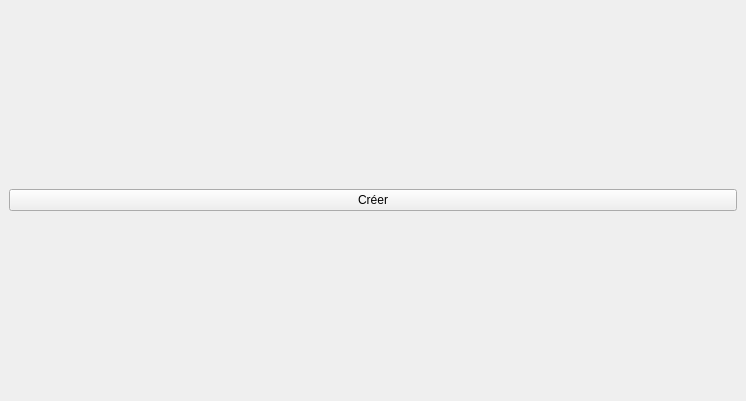
<?xml version="1.0" encoding="UTF-8"?>
<ui version="4.0">
 <class>CreateStampWidget</class>
 <widget class="QWidget" name="CreateStampWidget">
  <property name="geometry">
   <rect>
    <x>0</x>
    <y>0</y>
    <width>746</width>
    <height>401</height>
   </rect>
  </property>
  <property name="sizePolicy">
   <sizepolicy hsizetype="Expanding" vsizetype="Expanding">
    <horstretch>0</horstretch>
    <verstretch>0</verstretch>
   </sizepolicy>
  </property>
  <property name="windowTitle">
   <string>Main</string>
  </property>
  <layout class="QGridLayout" name="gridLayout">
   <property name="leftMargin">
    <number>0</number>
   </property>
   <property name="topMargin">
    <number>0</number>
   </property>
   <property name="rightMargin">
    <number>0</number>
   </property>
   <property name="bottomMargin">
    <number>0</number>
   </property>
   <property name="spacing">
    <number>0</number>
   </property>
   <item row="0" column="0">
    <widget class="QWidget" name="widget" native="true">
     <layout class="QGridLayout" name="gridLayout_2">
      <item row="0" column="0">
       <widget class="QPushButton" name="createButton">
        <property name="text">
         <string>Créer</string>
        </property>
       </widget>
      </item>
     </layout>
    </widget>
   </item>
  </layout>
 </widget>
 <resources/>
 <connections/>
</ui>
